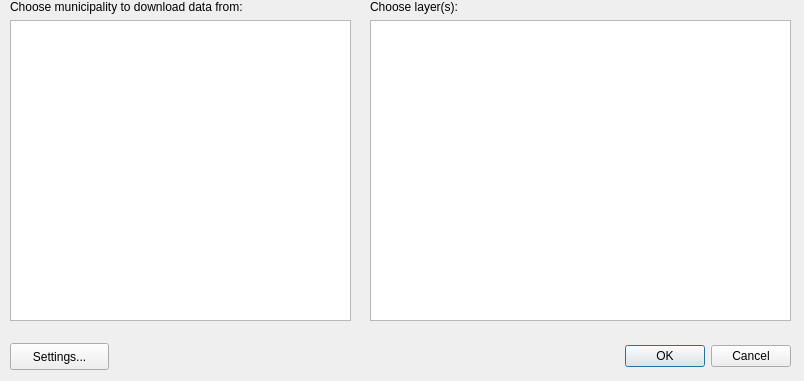
<?xml version="1.0" encoding="UTF-8"?>
<ui version="4.0">
 <class>Dialog</class>
 <widget class="QDialog" name="Dialog">
  <property name="geometry">
   <rect>
    <x>0</x>
    <y>0</y>
    <width>804</width>
    <height>381</height>
   </rect>
  </property>
  <property name="windowTitle">
   <string>Download Data</string>
  </property>
  <widget class="QDialogButtonBox" name="buttonBox">
   <property name="geometry">
    <rect>
     <x>450</x>
     <y>340</y>
     <width>341</width>
     <height>32</height>
    </rect>
   </property>
   <property name="orientation">
    <enum>Qt::Horizontal</enum>
   </property>
   <property name="standardButtons">
    <set>QDialogButtonBox::Cancel|QDialogButtonBox::Ok</set>
   </property>
  </widget>
  <widget class="QWidget" name="verticalLayoutWidget">
   <property name="geometry">
    <rect>
     <x>10</x>
     <y>0</y>
     <width>341</width>
     <height>321</height>
    </rect>
   </property>
   <layout class="QVBoxLayout" name="verticalLayout">
    <item>
     <widget class="QLabel" name="label">
      <property name="text">
       <string>Choose municipality to download data from:</string>
      </property>
     </widget>
    </item>
    <item>
     <widget class="QListWidget" name="municipalityListWidget">
      <property name="selectionMode">
       <enum>QAbstractItemView::MultiSelection</enum>
      </property>
      <property name="sortingEnabled">
       <bool>true</bool>
      </property>
     </widget>
    </item>
   </layout>
  </widget>
  <widget class="QWidget" name="verticalLayoutWidget_2">
   <property name="geometry">
    <rect>
     <x>370</x>
     <y>0</y>
     <width>421</width>
     <height>321</height>
    </rect>
   </property>
   <layout class="QVBoxLayout" name="verticalLayout_2">
    <item>
     <widget class="QLabel" name="label_2">
      <property name="text">
       <string>Choose layer(s):</string>
      </property>
     </widget>
    </item>
    <item>
     <widget class="QListWidget" name="productListWidget">
      <property name="selectionMode">
       <enum>QAbstractItemView::MultiSelection</enum>
      </property>
      <property name="sortingEnabled">
       <bool>true</bool>
      </property>
     </widget>
    </item>
   </layout>
  </widget>
  <widget class="QPushButton" name="settingsPushButton">
   <property name="geometry">
    <rect>
     <x>10</x>
     <y>343</y>
     <width>99</width>
     <height>27</height>
    </rect>
   </property>
   <property name="text">
    <string>Settings...</string>
   </property>
  </widget>
 </widget>
 <resources/>
 <connections>
  <connection>
   <sender>buttonBox</sender>
   <signal>accepted()</signal>
   <receiver>Dialog</receiver>
   <slot>accept()</slot>
   <hints>
    <hint type="sourcelabel">
     <x>248</x>
     <y>254</y>
    </hint>
    <hint type="destinationlabel">
     <x>157</x>
     <y>274</y>
    </hint>
   </hints>
  </connection>
  <connection>
   <sender>buttonBox</sender>
   <signal>rejected()</signal>
   <receiver>Dialog</receiver>
   <slot>reject()</slot>
   <hints>
    <hint type="sourcelabel">
     <x>316</x>
     <y>260</y>
    </hint>
    <hint type="destinationlabel">
     <x>286</x>
     <y>274</y>
    </hint>
   </hints>
  </connection>
 </connections>
</ui>
